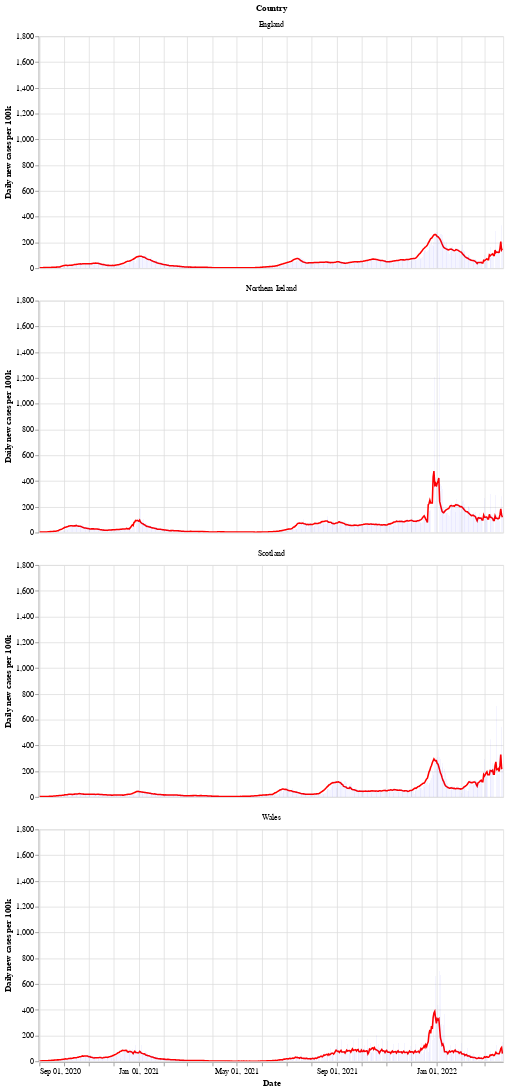

Notebook code for this chart:
### Markdown cell above
Next is a bar chart of the number of new cases in each country (per 100k population), with the 7 day moving average of cases. Again we see that Wales saw a longer period of raising and falling cases compared to the other countries.

After a period of cases falling, each nation is now seeing a rise in the number of cases - especially in Wales.

### Code cell
# collapse
bars = alt.Chart(uk_cases).mark_bar().encode(
    x=alt.X("yearmonthdate(date):T", axis=alt.Axis(title='Date')),
    y=alt.Y("newCasesRate:Q", axis=alt.Axis(title='Daily new cases per 100k')),
    tooltip='newCasesRate',
    color=alt.condition(
        alt.datum.dailyChange > 0,
        alt.value("orange"),  # The positive color
        alt.value("blue")  # The negative color
    )
).properties(title='New cases per 100k population with rolling 7 day average', width=600).interactive()
line = alt.Chart(uk_cases).mark_line(
    color='red',
    size=2,
).transform_window(
    rolling_mean='mean(newCasesRate)',
    frame=[0, 7],
    groupby=['areaName']
).encode(
    x='yearmonthdate(date):T',
    y='rolling_mean:Q'
)
alt.layer(line, bars, data=uk_cases).facet(alt.Row('areaName', title='Country'), columns=1)

### Figure 1 — Vega-Lite specification as saved in the notebook (floating-point values rounded to 4 significant figures; data arrays with more than 128 entries replaced by an {"elided": "..."} marker saying what was removed)
{"config": {"view": {"continuousWidth": 400, "continuousHeight": 300}}, "data": {"name": "data-846498779ff356f5c11590dd837ff64d"}, "facet": {"type": "nominal", "field": "areaName", "title": "Country"}, "spec": {"layer": [{"mark": {"type": "line", "color": "red", "size": 2}, "encoding": {"x": {"type": "temporal", "field": "date", "timeUnit": "yearmonthdate"}, "y": {"type": "quantitative", "field": "rolling_mean"}}, "transform": [{"window": [{"op": "mean", "field": "newCasesRate", "as": "rolling_mean"}], "frame": [0, 7], "groupby": ["areaName"]}]}, {"mark": "bar", "encoding": {"color": {"condition": {"value": "orange", "test": "(datum.dailyChange > 0)"}, "value": "blue"}, "tooltip": {"type": "quantitative", "field": "newCasesRate"}, "x": {"type": "temporal", "axis": {"title": "Date"}, "field": "date", "timeUnit": "yearmonthdate"}, "y": {"type": "quantitative", "axis": {"title": "Daily new cases per 100k"}, "field": "newCasesRate"}}, "selection": {"selector002": {"type": "interval", "bind": "scales", "encodings": ["x", "y"]}}, "title": "New cases per 100k population with rolling 7 day average", "width": 600}]}, "columns": 1, "$schema": "https://vega.github.io/schema/vega-lite/v4.8.1.json", "datasets": {"data-846498779ff356f5c11590dd837ff64d": {"elided": "2276 records"}}}
